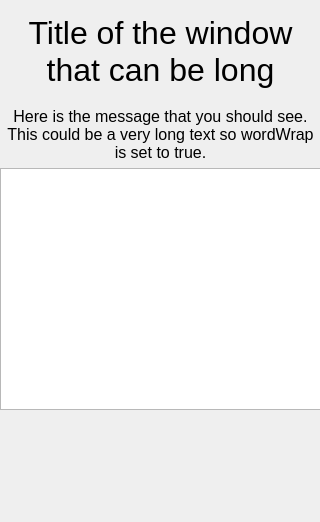
<ui version="4.0" >
 <class>frmText</class>
 <widget class="QDialog" name="frmText" >
  <property name="geometry" >
   <rect>
    <x>0</x>
    <y>0</y>
    <width>320</width>
    <height>522</height>
   </rect>
  </property>
  <property name="windowTitle" >
   <string>Question</string>
  </property>
  <widget class="QWidget" name="layoutWidget" >
   <property name="geometry" >
    <rect>
     <x>0</x>
     <y>2</y>
     <width>321</width>
     <height>408</height>
    </rect>
   </property>
   <layout class="QVBoxLayout" name="verticalLayout" >
    <item>
     <spacer>
      <property name="orientation" >
       <enum>Qt::Vertical</enum>
      </property>
      <property name="sizeType" >
       <enum>QSizePolicy::Maximum</enum>
      </property>
      <property name="sizeHint" stdset="0" >
       <size>
        <width>313</width>
        <height>13</height>
       </size>
      </property>
     </spacer>
    </item>
    <item>
     <layout class="QGridLayout" name="gridLayout" >
      <item row="0" column="0" >
       <widget class="QLabel" name="lblTitle" >
        <property name="sizePolicy" >
         <sizepolicy vsizetype="Fixed" hsizetype="Fixed" >
          <horstretch>0</horstretch>
          <verstretch>0</verstretch>
         </sizepolicy>
        </property>
        <property name="font" >
         <font>
          <pointsize>24</pointsize>
         </font>
        </property>
        <property name="text" >
         <string>Title of the window that can be long</string>
        </property>
        <property name="alignment" >
         <set>Qt::AlignCenter</set>
        </property>
        <property name="wordWrap" >
         <bool>true</bool>
        </property>
       </widget>
      </item>
     </layout>
    </item>
    <item>
     <spacer>
      <property name="orientation" >
       <enum>Qt::Vertical</enum>
      </property>
      <property name="sizeType" >
       <enum>QSizePolicy::Minimum</enum>
      </property>
      <property name="sizeHint" stdset="0" >
       <size>
        <width>312</width>
        <height>13</height>
       </size>
      </property>
     </spacer>
    </item>
    <item>
     <layout class="QVBoxLayout" >
      <property name="spacing" >
       <number>6</number>
      </property>
      <property name="margin" >
       <number>0</number>
      </property>
      <item>
       <widget class="QLabel" name="lblQuestion" >
        <property name="sizePolicy" >
         <sizepolicy vsizetype="Fixed" hsizetype="Minimum" >
          <horstretch>0</horstretch>
          <verstretch>0</verstretch>
         </sizepolicy>
        </property>
        <property name="font" >
         <font>
          <pointsize>12</pointsize>
         </font>
        </property>
        <property name="text" >
         <string>Here is the message that you should see. This could be a very long text so wordWrap is set to true.</string>
        </property>
        <property name="alignment" >
         <set>Qt::AlignCenter</set>
        </property>
        <property name="wordWrap" >
         <bool>true</bool>
        </property>
       </widget>
      </item>
     </layout>
    </item>
    <item>
     <widget class="QTextEdit" name="text" >
      <property name="sizePolicy" >
       <sizepolicy vsizetype="Minimum" hsizetype="Expanding" >
        <horstretch>0</horstretch>
        <verstretch>0</verstretch>
       </sizepolicy>
      </property>
      <property name="font" >
       <font>
        <family>Monospace</family>
       </font>
      </property>
      <property name="focusPolicy" >
       <enum>Qt::NoFocus</enum>
      </property>
      <property name="autoFormatting" >
       <set>QTextEdit::AutoAll</set>
      </property>
      <property name="cursorWidth" >
       <number>2</number>
      </property>
     </widget>
    </item>
   </layout>
  </widget>
 </widget>
 <resources/>
 <connections/>
</ui>
